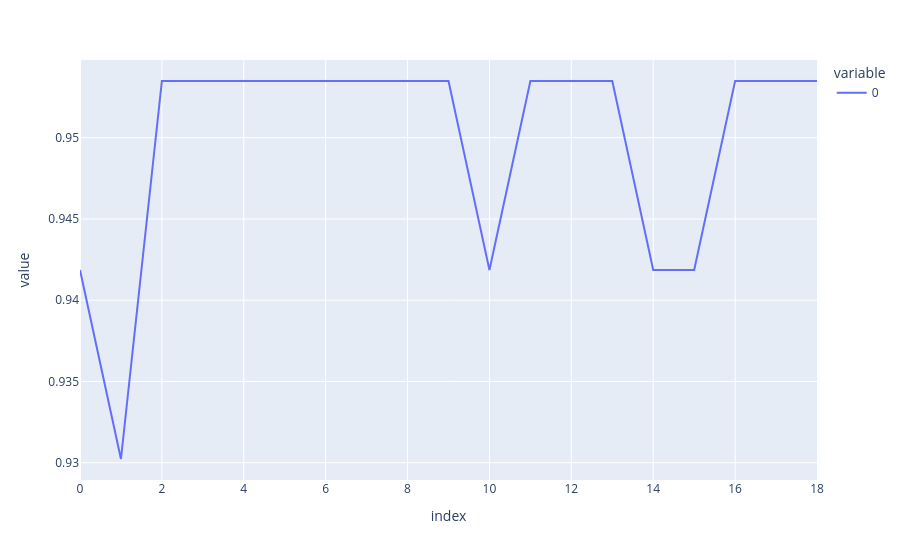

The code cell stored with this chart in its notebook:
### Code cell
fig = px.line(scores)
fig.show()

### Figure 1 — Plotly figure (JSON) as saved in the notebook; plotly's stock layout.template omitted (floating-point values rounded to 4 significant figures)
{"data": [{"hovertemplate": "variable=0<br>index=%{x}<br>value=%{y}<extra></extra>", "legendgroup": "0", "line": {"color": "#636efa", "dash": "solid"}, "marker": {"symbol": "circle"}, "mode": "lines", "name": "0", "orientation": "v", "showlegend": true, "type": "scatter", "x": [0, 1, 2, 3, 4, 5, 6, 7, 8, 9, 10, 11, 12, 13, 14, 15, 16, 17, 18], "xaxis": "x", "y": [0.9419, 0.9302, 0.9535, 0.9535, 0.9535, 0.9535, 0.9535, 0.9535, 0.9535, 0.9535, 0.9419, 0.9535, 0.9535, 0.9535, 0.9419, 0.9419, 0.9535, 0.9535, 0.9535], "yaxis": "y"}], "layout": {"legend": {"title": {"text": "variable"}, "tracegroupgap": 0}, "margin": {"t": 60}, "xaxis": {"anchor": "y", "domain": [0, 1], "title": {"text": "index"}}, "yaxis": {"anchor": "x", "domain": [0, 1], "title": {"text": "value"}}}}
